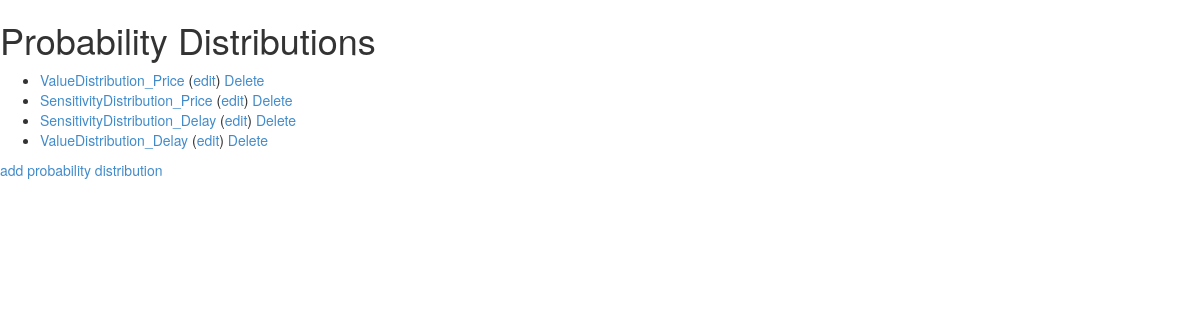
The page / on the database its author committed.
### simulation/models.py (models this page shows)
class ProbabilityDistribution(models.Model):
    CONTINOUS = 'C'
    DISCRETE = 'D'
    DOMAIN_CHOICES = (
	(CONTINOUS, 'Continous'),
        (DISCRETE, 'Discrete'),
    )
    id = models.AutoField(primary_key=True)
    name = models.CharField(max_length=60)
    class_name = models.CharField(max_length=60)
    domain = models.CharField(max_length=2, choices=DOMAIN_CHOICES, default=CONTINOUS)
    def get_absolute_url(self):
        return reverse('probabilities-view', kwargs={'pk': self.id})
    def __str__(self):  # Python 3: def __str__(self):
        return self.name

### simulation/views.py (the view)
# urls.py: url(r'^$', simulation.views.ListProbabilityDistributionView.as_view(),
class ListProbabilityDistributionView(ListView):
    model = ProbabilityDistribution
    template_name = 'probability_list.html'

### simulation/templates/probability_list.html
{% extends "base.html" %}
{% block content %}
<h1>Probability Distributions</h1>
<ul>
  {% for ProbabilityDistribution in object_list %}
    <li class="ProbabilityDistribution">
	<a href="{{ ProbabilityDistribution.get_absolute_url }}">{{ ProbabilityDistribution }}</a>
    (<a href="{% url "probabilities-edit" pk=ProbabilityDistribution.id %}">edit</a>)
    {% if ProbabilityDistribution.id %}
	<a href="{% url "probabilities-delete" pk=ProbabilityDistribution.id %}">Delete</a>
	{% endif %}
    </li>
  {% endfor %}
</ul>
<a href="{% url "probabilities-new" %}">add probability distribution</a>
{% endblock %}

### simulation/templates/base.html (shortened to what this page needs)
{% load staticfiles %}
<html>
  <head>
    <link href="{% static 'bootstrap/css/bootstrap.min.css' %}"
          rel="stylesheet" media="screen">
  </head>
  <body>
    {% block content %}
    {% endblock %}
  </body>
</html>

### rows shown on the page
ProbabilityDistribution: name "ValueDistribution_Price", shows "Delete"
ProbabilityDistribution: name "SensitivityDistribution_Price", shows "Delete"
ProbabilityDistribution: name "SensitivityDistribution_Delay", shows "Delete"
ProbabilityDistribution: name "ValueDistribution_Delay", shows "Delete"
